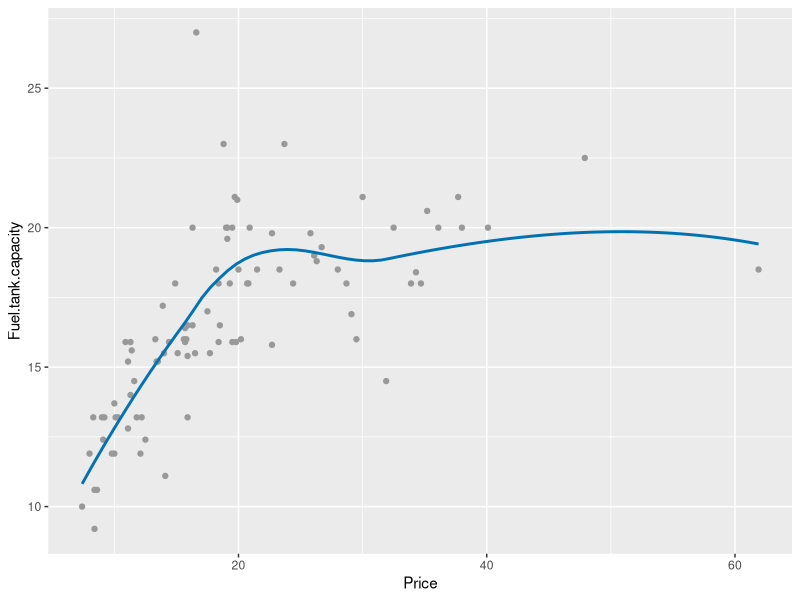

Generate this figure with R: (Note: this script raises an error after producing the figure.)
library(ggplot2) 
library(MASS)
data(Cars93) 
cars93 <- MASS::Cars93 
ggplot(cars93, aes(x = Price, y
                   =Fuel.tank.capacity))+ 
  geom_point(color = "grey60") + 
  geom_smooth(se = FALSE, method = "loess",formula = y ~ x, color = "#0072B2") 
+ scale_x_continuous( 
  name = "price (USD)", 
  breaks = c(20, 40, 60), 
  labels = c("$20,000", "$40,000", "$60,000") 
) +
  scale_y_continuous(name = "fuel-tank capacity\n(US gallons)")

#Linear Model (lm)
figure_lm <- ggplot(Cars93, aes(x = Price, y = Fuel.tank.capacity)) +
  geom_point(color = "grey60") +
  geom_smooth(method = "lm", se = TRUE, color = "#8fe388") +
  labs(x = "Price (USD)", y = "Fuel Tank Capacity (US gallons)") +
  ggtitle("Linear Model") +
  theme(plot.title = element_text(size = 14, color = "#8fe388"))

print(figure_lm) 

#Generalized Linear Model (glm) 
figure_glm <- ggplot(Cars93, aes(x = Price, y = Fuel.tank.capacity)) + 
  geom_point(color = "grey60") +
  geom_smooth(method = "glm", se = TRUE, color = "#fe8d6d") +
  labs(x = "Price (USD)", y = "Fuel Tank Capacity (US gallons)") +
  ggtitle("Generalized Linear Model") + 
  theme(plot.title = element_text(size = 14, color = "#fe8d6d")) 

print(figure_lm) 

#Generalized Linear Model (glm) 
figure_glm <- ggplot(Cars93, aes(x = Price, y = Fuel.tank.capacity)) + 
  geom_point(color = "grey60") +
  geom_smooth(method = "glm", se = TRUE, color = "#fe8d6d") +
  labs(x = "Price (USD)", y = "Fuel Tank Capacity (US gallons)") +
  ggtitle("Generalized Linear Model") + 
  theme(plot.title = element_text(size = 14, color = "#fe8d6d")) 

print(figure_glm)

#Generalized Additive Model (glm) 
figure_gam <- ggplot(Cars93, aes(x = Price, y = Fuel.tank.capacity)) +
  geom_smooth(method = "gam", se = TRUE, color = "#7c6bea") +
  labs(x = "Price (USD)", y = "Fuel Tank Capacity (US gallons)") + 
  ggtitle("Generalized Additive Model") +
  theme(plot.title = element_text(size = 14, color = "#fe8d6d")) 

print(figure_glm)

#Generalized Additive Model (gam) 
figure_gam <- ggplot(Cars93, aes(x = Price, y = Fuel.tank.capacity)) + 
  geom_point(color = "grey60")+
  geom_smooth(method = "gam", se = TRUE, color = "#7c6bea") +
  labs(x = "Price (USD)", y = "Fuel Tank Capacity (US gallons)") + 
  ggtitle("Generalized Additive Model") +
  theme(plot.title = element_text(size = 14, color = "#7c6bea"))

print(figure_gam)

